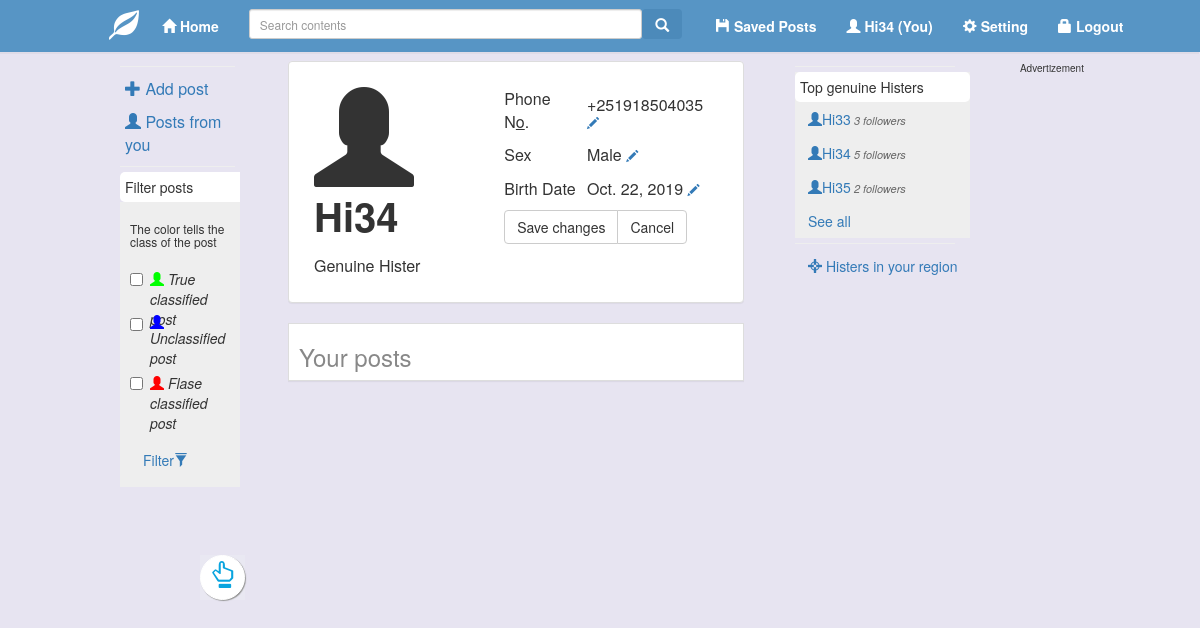
Screenshot of /blogers/ (signed in) with the database file from the repository.
### posts/models.py (models this page shows)
class Account(models.Model):
	phone=models.CharField(max_length=20, null=False, blank=False)
	dateOfBirth=models.DateField( null=False, blank=False)
	sex=models.CharField(max_length=10, null=False, blank=False)
	username=models.CharField(max_length=100, null=True, blank=True)
	password=models.CharField(max_length=100, null=False, blank=False)
	hashpassword=models.CharField(max_length=1000, null=False, blank=False)
	confirmationCode=models.CharField(max_length=10, null=False, blank=False)
	confirmationStatus=models.CharField(max_length=2)
	onlineStatus=models.CharField(max_length=2)
	createdDate=models.DateTimeField (null=False, blank=False)
	followers = models.IntegerField(null=True, blank=True)

### posts/views.py (the view, shortened to what this page needs)
# urls.py: path('blogers/', views.blogers, name="blogers"),
def blogers(request):
	post_col=[]
	posttype=[]
	username=getsession(request)
	postType=""
	hashTag=""
	hister=""
	green=""
	red=""
	blue=""
	colorType=[]
	if getcolorSession(request, 'green') == "checked":
		colorType.append("#00ff00")
		green="checked"
	if getcolorSession(request, "blue") == "checked":
		colorType.append("#0000ff")
		blue="checked"
	if getcolorSession(request, "red") == "checked":
		colorType.append("#ff0000")
		red="checked"
	if request.POST:
		if request.POST.get('color')!=None:
			color=request.POST.get('color')
	if request.GET.get('username')!=None:
		hister=request.GET.get('username')
	if request.POST.get('username')!=None:
		hister=request.POST.get('username')
		print("username", hister)
	if hister == "":
		hister=username
	if hister == username:
		try:
			if username!=None and username!="":
				post_col=getBlogerPost(request,username,postType,colorType,hashTag,hister)
				if post_col!=None:
					posttype=getpostTypes()
					profile=getprofile(request,hister)
		except:
			post_col=[]
			posttype=[]
		return render(request, "blogers.html", {"posts": post_col, "profile": getprofile(request,hister), "is_you":True, "username": username, "types": posttype, "green":green, "blue": blue,"red":red, "genuineBlogers":getGenuineBlogers()})
	return render(request, "blogers.html", {"posts": post_col, "profile": hister, "is_you":False,"username":username,"green": green, "blue":blue,"red":red, "isFollowed": is_followed(username, hister),"genuineBlogers":getGenuineBlogers(), "isGenuine":getprofile(request, hister).isGenuine})

### posts/views.py (called while the page is built)
def getcolorSession(request, color):
	is_checked=request.session[color]
	return is_checked

def getsession(request):
	username=request.session.get('histusername')
	return username

def getpostTypes():
	obj=postType.objects.all()
	posttype=[]
	for o in obj:
		posttype.append(o.pType)
	print(posttype)
	return posttype

def getcolor(postId):
	commentObj = Comment.objects.filter(post__id = postId)
	number_of_green=0
	number_of_red=0
	for c in commentObj:
		if c.lightType == "green":
			number_of_green+=1
		elif c.lightType == "red":
			number_of_red+=1
	color = "#0000ff"
	color_title="Does not classified as True or False information"
	"""if number_of_red + number_of_green >=100:
		if number_of_green - (number_of_green/4) > number_of_red:
			color = "#00ff00"
		elif number_of_red -(number_of_red/8) > number_of_green:
			color="#ff0000"""
	if number_of_green > number_of_red:
		color="#00ff00"
		color_title="Classified as True information"
	elif number_of_red > number_of_green:
		color="#ff0000"
		color_title="Classified as False information"
	return color, color_title

def getprofile(request,username):
	accObjc=Account.objects.filter(username=username)[0]
	isGenuine = False
	genuineBlogers = GenuineBlogers.objects.filter(username__username = username)
	if len(genuineBlogers)>0:
		isGenuine = True
	isFollowed = False
	you = getsession(request)
	follObj = Follows.objects.filter(username__username = you, bloger = username)
	if len(follObj) > 0:
		isFollowed = True
	prof=profile(accObjc.id,accObjc.username, accObjc.dateOfBirth, accObjc.sex, accObjc.phone, isGenuine, accObjc.followers,isFollowed)
	return prof

def getGenuineBlogers():
	genuineBObj = GenuineBlogers.objects.all()
	blogers=[]
	counter=0
	for gb in genuineBObj:
		counter += 1
		if counter > 5:
			break
		accObj = Account.objects.filter(username = gb.username.username)[0]
		genBlog = genuineBloger(gb.id,gb.username.username, accObj.followers, gb.date, False)
		blogers.append(genBlog)
	return blogers

### templates/blogers.html (shortened to what this page needs)
<!Doctype="html" encoding="utf-8">
{% load static %}
<html>
<head>
  <link rel="stylesheet" type="text/css" href="{% static "bootstrap/css/bootstrap-min.css" %}"/>
</head>
<body onload="loadDate()" onscroll="check_last_scroll('get_more_bloger_posts')">
  {% include "navbar_view.html" %}
  {% include "fullsizeimageview.html" %}
  {% include 'deletePostWizard.html' %}
  <div style="position: fixed; margin-top: 550px;margin-left:200px;z-index: 1000;background-color: #E9E8F2">
  <a href="#top" class="btn btn-default" style="height: 45px; width: 45px; border-radius: 50%;text-align: center; padding: 7px;box-shadow: 1px 1px 1px 0px #999999; border-color:white;" title="Back to top"><span class="glyphicon glyphicon-hand-up" style="font-size:25px;color: #09A4DF"></span></a>
  </div>
     <div class="left-panel" style="position:fixed;margin-top:50px; margin-left:5px;overflow:hidden;margin-left:0px;margin-right:10px;padding-left: 20px; border-radius: 0px; border-right: 0px;border-color:transparent;width:20%;">
      <hr style="margin-left: 100px">
      <table class="table-responsive table-condensed" style="margin-left: 100px">
        <tr><td>
           <a href="#" onclick="$('#newPostPanel').slideDown(0)"><span class="glyphicon glyphicon-plus"></span> Add post</a>
          </td>
        </tr>
        <tr>
          <td>
          <a href="/blogers?username={{username}}"><span class="glyphicon glyphicon-user"></span> Posts from you</a>
          </td>
        </tr>
      </table>
      <hr style="margin-left: 100px;">
     <table style="margin-left: 100px; font-size:14px; width: 100%">
        <tr><td class="btn-default btn-block" style="height: 30px; border-radius: 5px; padding:5px;"> Filter posts </td></tr>
      </table>
     <form action="{% url 'changeColorSetting' %}" method="POST" style="margin-left: 100px; background-color: #eeeeee; padding: 10px">{% csrf_token %}
      <h6>The color tells the class of the post</h6><hr>
      <div class="checkbox" style="height:40px;">
        <label><input type="checkbox" name="color" value="green" {{green}}> <span class="glyphicon glyphicon-user" style="color:#00ff00"></span><i class=""> True classified post</i></label>
      </div>
      <div class="checkbox">
        <label><input type="checkbox" name="color" value="blue" {{blue}}> <span class="glyphicon glyphicon-user" style="color:#0000ff"></span><i class=""> Unclassified post</i></label>
      </div>
      <div class="checkbox">
        <label><input type="checkbox" name="color" value="red" {{red}}> <span class="glyphicon glyphicon-user" style="color:#ff0000"></span><i class=""> Flase classified post</i></label>
      </div>
      <button  type="submit" class="btn btn-link" style="">Filter<span class="glyphicon glyphicon-filter"></span></button>
    </form>
    </div>
     <div class="post-panel"  style="position:absolute; margin-top:50px; margin-left:24%;border-radius: 0px;border-color:transparent;width: 38%; overflow:auto;">
        <div class="panel panel-default" style="height:;padding:20px">
          {% if is_you %}
          <table class="table-condensed table-responsive" style="width:100%;border-width: 0px">
          <tr><td rowspan="4">
          <span class="glyphicon glyphicon-user" style="font-size:100px"></span>
          <b style="font-size:40px">{{profile.username}}</b></td>
          <td>
              Phone N<u>o</u>.
          </td>
          <td>
            {{profile.phonenumber}}
            <a href="#" onclick="$('#phoneeditbutton').slideUp(0);$('#phonefield').slideDown(0);" id="phoneeditbutton"><span class="glyphicon glyphicon-pencil" style="font-size:12px"></span></a>
          </td></tr>
          <tr><td>
            Sex
          </td>
          <td>
            {{profile.sex}}
            <a href="#" onclick="$('#sexeditbutton').slideUp(0);$('#sexfield').slideDown(0);" id="sexeditbutton"><span class="glyphicon glyphicon-pencil" style="font-size:12px"></span></a>
          </td></tr>
          <tr><td>
            Birth Date
          </td>
          <td>
            {{profile.birthdate}} <a href="#" onclick="$('#birthdateeditbutton').slideUp(0);$('#birthdatefield').slideDown(0);" id="birthdateeditbutton"><span class="glyphicon glyphicon-pencil" style="font-size:12px"></span></a>
          </td></tr>
          <tr><td colspan="2">
            <div class="btn-group btn-block"><input type="submit" class="btn btn-default" name="" value="Save changes"><button class="btn btn-default" onclick="$('#phonefield').slideUp(0);$('#sexfield').slideUp(0);$('#birthdatefield').slideUp(0);$('#phoneeditbutton').slideDown(0); $('#sexeditbutton').slideDown(0); $('#birthdateeditbutton').slideDown(0);">Cancel</button></td></tr>
          <tr><td>
            {% if profile.isGenuine %}
            Genuine Hister
            {% endif %}
          </td></tr>
        </table>
        {%  endif %}
        </div>
        <div class="panel panel-default" style="margin-bottom: 10px;margin-top: 0px;border-radius: 0px;padding-left: 10px;color:#888888">
          {% if is_you %}
          <h3>Your posts</h3>
          {% else %}
          <h3>Posts of {{profile}}</h3>
          {% endif %}
        </div>
          {% include "post_view.html" %}
   </div>
     <div class="right-panel" style="position:fixed; margin-top:50px; margin-left:65%;padding-left: 5px;height: 100%; border-radius: 0px; border-left: 0px;width: 15%; z-index: 1000">
      <hr style=";margin-left: 10px; padding: 0px">
      <table style="margin-left: 10px; font-size:14px;background-color: #eeeeee; padding: 10px;width: 100%">
        <tr><td class="btn-default" style="height: 30px; border-radius: 5px; padding:5px">Top genuine Histers</td></tr>
         {% for bloger in genuineBlogers %}
        <tr>
          <td style=""><a href="/blogers?username={{bloger.username}}" class="btn btn-link"><span class="glyphicon glyphicon-user"></span>{{bloger.username}}<i style="color:#676767; font-size: 11px"> {{bloger.followers}} followers</i></a></td>
        </tr>
        {% endfor %}
        <tr><td><a href="{% url 'allGenuineBlogers' %}" class="btn btn-link">See all</a></td></tr>
      </table>
      <hr style=";margin-left: 10px; padding: 0px">
      <table style="margin-left: 10px; font-size:14px;"><tr><td>
        <a href="{% url 'Histers_In_your_region' %}" class="btn btn-link"><span class="glyphicon glyphicon-screenshot"></span> Histers in your region</a></td></tr></table>
    </div>
    <div class="advert-panel" style="position: fixed; margin-top: 50px; margin-left: 85%;width: 150px">
    <div style="font-size: 10px">Advertizement</div>
    </div>
</body>
</html>

### templates/blogers.html (style rules this page uses)
body { margin:0;background-color:#E7E4F1; }
.right-panel { padding-left: 5px; height: 100%; border-radius: 0px; border-left: 0px; }
.left-panel { margin-left:0px; margin-right:10px; padding-left: 20px; border-radius: 0px; border-right: 0px; }
.post-panel, .left-panel, .right-panel, .main { background-color:transparent; }
hr { margin: 5px; }

### rows the page displays
Account: username "Hi34", phonenumber "+251918504035", sex "Male", birthdate "Oct. 22, 2019", username "Hi34"
Account: username "Hi33"
Account: username "Hi35"

### other values shown
{{ username }} "Hi34"
{{ bloger.followers }} "3" "5" "2"
